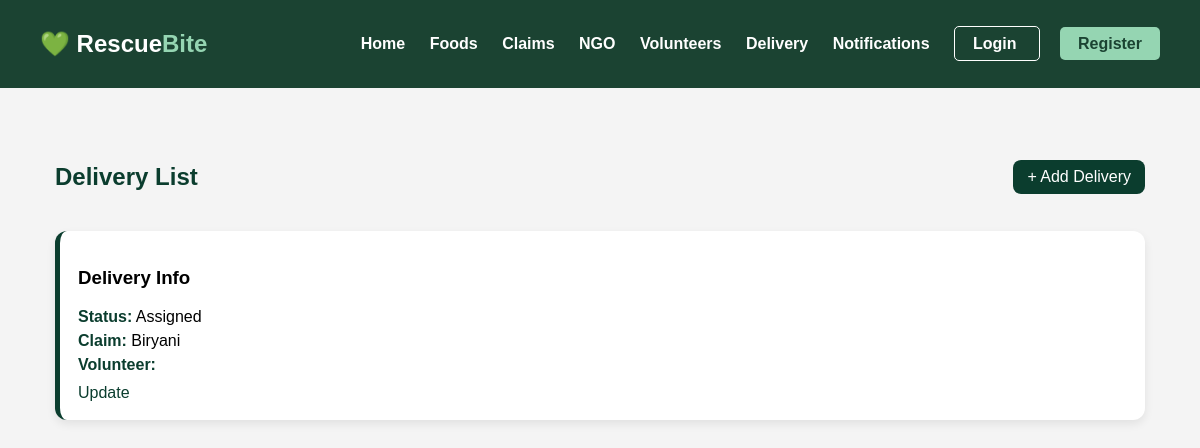
Page /delivery/deliveries/ on the earlier database version.
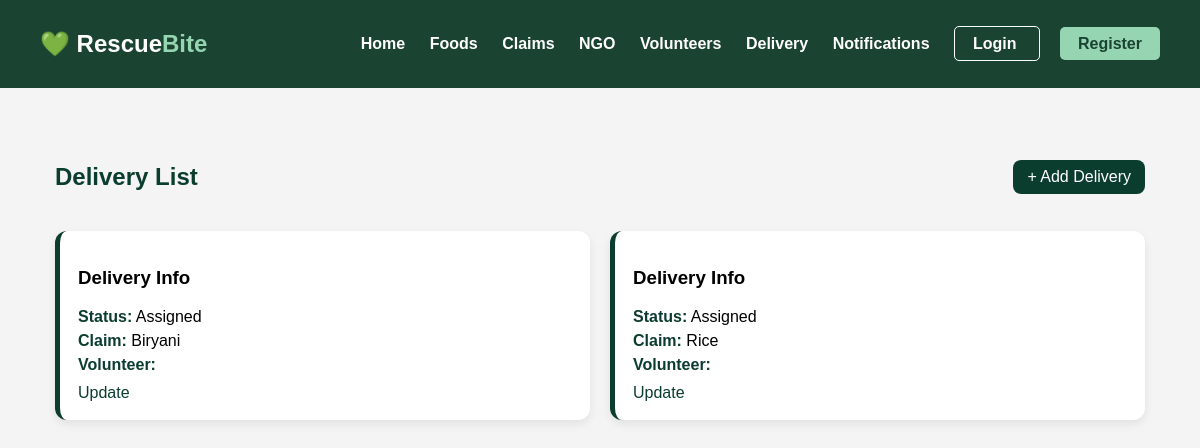
Same page on the later database version.
### delivery/models.py (models this page shows, shortened)
class Delivery(models.Model):
    claim = models.ForeignKey(Claim,
                              on_delete=models.CASCADE)
    volunteer = models.ForeignKey(Volunteer,
                                  on_delete=models.CASCADE)
    status = models.CharField(max_length=50,
                              default='Assigned')

### donation/models.py (models this page shows, shortened)
class Claim(models.Model):
    food = models.ForeignKey(FoodItem,
                             on_delete=models.CASCADE)
    ngo = models.ForeignKey(User,
                            on_delete=models.CASCADE)
    status = models.CharField(max_length=50,
                              default='Pending')

class FoodItem(models.Model):
    restaurant = models.ForeignKey(User,
                                   on_delete=models.CASCADE)
    food_name = models.CharField(max_length=100)
    quantity = models.IntegerField()
    status = models.CharField(max_length=50,
                              default='Available')

### delivery/views.py (the view)
def delivery_list(request):
    deliveries = Delivery.objects.all()
    return render(request,
                  'delivery/delivery_list.html',
                  {'deliveries': deliveries})

### delivery/templates/delivery/delivery_list.html
{% extends 'base.html' %}
{% block content %}
<div class="delivery-page">
    <div class="delivery-header">
        <h2>Delivery List</h2>
        <a class="add-btn" href="/delivery/create-delivery/">
            + Add Delivery
        </a>
    </div>
    <div class="delivery-grid">
        {% for delivery in deliveries %}
        <div class="delivery-card">
            <h3>Delivery Info</h3>
            <p><b>Status:</b> {{ delivery.status }}</p>
            <p><b>Claim:</b> {{ delivery.claim.food.food_name }}</p>
            <p><b>Volunteer:</b> {{ delivery.volunteer.username }}</p>
            <div class="actions">
                <a href="/delivery/update-delivery/{{ delivery.id }}/">
                    Update
                </a>
            </div>
        </div>
        {% endfor %}
    </div>
</div>
{% endblock %}

Differences in the rows shown:
added Delivery: status "Assigned", claim.food.food_name "Rice"
